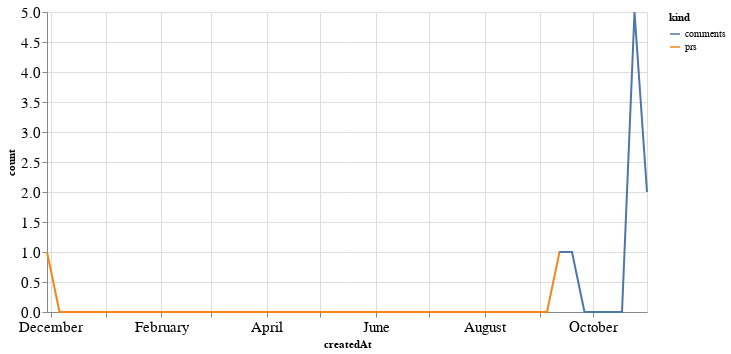

Notebook code for this chart:
### Code cell
alt.Chart(total_time, width=600).mark_line().encode(
    x='createdAt',
    y='count',
    color='kind'
)

### Figure 1 — Vega-Lite specification as saved in the notebook (floating-point values rounded to 4 significant figures)
{"config": {"axisLeft": {"labelFontSize": 15}, "axisBottom": {"labelFontSize": 15}}, "data": {"name": "data-7b78c8d99930aed167c9df9977377267"}, "mark": "line", "encoding": {"color": {"type": "nominal", "field": "kind"}, "x": {"type": "temporal", "field": "createdAt"}, "y": {"type": "quantitative", "field": "count"}}, "width": 600, "$schema": "https://vega.github.io/schema/vega-lite/v4.8.1.json", "datasets": {"data-7b78c8d99930aed167c9df9977377267": [{"createdAt": "2020-11-29T00:00:00", "kind": "prs", "count": 1.0}, {"createdAt": "2020-12-06T00:00:00", "kind": "prs", "count": 0.0}, {"createdAt": "2020-12-13T00:00:00", "kind": "prs", "count": 0.0}, {"createdAt": "2020-12-20T00:00:00", "kind": "prs", "count": 0.0}, {"createdAt": "2020-12-27T00:00:00", "kind": "prs", "count": 0.0}, {"createdAt": "2021-01-03T00:00:00", "kind": "prs", "count": 0.0}, {"createdAt": "2021-01-10T00:00:00", "kind": "prs", "count": 0.0}, {"createdAt": "2021-01-17T00:00:00", "kind": "prs", "count": 0.0}, {"createdAt": "2021-01-24T00:00:00", "kind": "prs", "count": 0.0}, {"createdAt": "2021-01-31T00:00:00", "kind": "prs", "count": 0.0}, {"createdAt": "2021-02-07T00:00:00", "kind": "prs", "count": 0.0}, {"createdAt": "2021-02-14T00:00:00", "kind": "prs", "count": 0.0}, {"createdAt": "2021-02-21T00:00:00", "kind": "prs", "count": 0.0}, {"createdAt": "2021-02-28T00:00:00", "kind": "prs", "count": 0.0}, {"createdAt": "2021-03-07T00:00:00", "kind": "prs", "count": 0.0}, {"createdAt": "2021-03-14T00:00:00", "kind": "prs", "count": 0.0}, {"createdAt": "2021-03-21T00:00:00", "kind": "prs", "count": 0.0}, {"createdAt": "2021-03-28T00:00:00", "kind": "prs", "count": 0.0}, {"createdAt": "2021-04-04T00:00:00", "kind": "prs", "count": 0.0}, {"createdAt": "2021-04-11T00:00:00", "kind": "prs", "count": 0.0}, {"createdAt": "2021-04-18T00:00:00", "kind": "prs", "count": 0.0}, {"createdAt": "2021-04-25T00:00:00", "kind": "prs", "count": 0.0}, {"createdAt": "2021-05-02T00:00:00", "kind": "prs", "count": 0.0}, {"createdAt": "2021-05-09T00:00:00", "kind": "prs", "count": 0.0}, {"createdAt": "2021-05-16T00:00:00", "kind": "prs", "count": 0.0}, {"createdAt": "2021-05-23T00:00:00", "kind": "prs", "count": 0.0}, {"createdAt": "2021-05-30T00:00:00", "kind": "prs", "count": 0.0}, {"createdAt": "2021-06-06T00:00:00", "kind": "prs", "count": 0.0}, {"createdAt": "2021-06-13T00:00:00", "kind": "prs", "count": 0.0}, {"createdAt": "2021-06-20T00:00:00", "kind": "prs", "count": 0.0}, {"createdAt": "2021-06-27T00:00:00", "kind": "prs", "count": 0.0}, {"createdAt": "2021-07-04T00:00:00", "kind": "prs", "count": 0.0}, {"createdAt": "2021-07-11T00:00:00", "kind": "prs", "count": 0.0}, {"createdAt": "2021-07-18T00:00:00", "kind": "prs", "count": 0.0}, {"createdAt": "2021-07-25T00:00:00", "kind": "prs", "count": 0.0}, {"createdAt": "2021-08-01T00:00:00", "kind": "prs", "count": 0.0}, {"createdAt": "2021-08-08T00:00:00", "kind": "prs", "count": 0.0}, {"createdAt": "2021-08-15T00:00:00", "kind": "prs", "count": 0.0}, {"createdAt": "2021-08-22T00:00:00", "kind": "prs", "count": 0.0}, {"createdAt": "2021-08-29T00:00:00", "kind": "prs", "count": 0.0}, {"createdAt": "2021-09-05T00:00:00", "kind": "prs", "count": 0.0}, {"createdAt": "2021-09-12T00:00:00", "kind": "prs", "count": 1.0}, {"createdAt": "2021-09-19T00:00:00", "kind": "prs", "count": 1.0}, {"createdAt": "2021-09-26T00:00:00", "kind": "prs", "count": null}, {"createdAt": "2021-10-03T00:00:00", "kind": "prs", "count": null}, {"createdAt": "2021-10-10T00:00:00", "kind": "prs", "count": null}, {"createdAt": "2021-10-17T00:00:00", "kind": "prs", "count": null}, {"createdAt": "2021-10-24T00:00:00", "kind": "prs", "count": null}, {"createdAt": "2021-10-31T00:00:00", "kind": "prs", "count": null}, {"createdAt": "2020-11-29T00:00:00", "kind": "comments", "count": null}, {"createdAt": "2020-12-06T00:00:00", "kind": "comments", "count": null}, {"createdAt": "2020-12-13T00:00:00", "kind": "comments", "count": null}, {"createdAt": "2020-12-20T00:00:00", "kind": "comments", "count": null}, {"createdAt": "2020-12-27T00:00:00", "kind": "comments", "count": null}, {"createdAt": "2021-01-03T00:00:00", "kind": "comments", "count": null}, {"createdAt": "2021-01-10T00:00:00", "kind": "comments", "count": null}, {"createdAt": "2021-01-17T00:00:00", "kind": "comments", "count": null}, {"createdAt": "2021-01-24T00:00:00", "kind": "comments", "count": null}, {"createdAt": "2021-01-31T00:00:00", "kind": "comments", "count": null}, {"createdAt": "2021-02-07T00:00:00", "kind": "comments", "count": null}, {"createdAt": "2021-02-14T00:00:00", "kind": "comments", "count": null}, {"createdAt": "2021-02-21T00:00:00", "kind": "comments", "count": null}, {"createdAt": "2021-02-28T00:00:00", "kind": "comments", "count": null}, {"createdAt": "2021-03-07T00:00:00", "kind": "comments", "count": null}, {"createdAt": "2021-03-14T00:00:00", "kind": "comments", "count": null}, {"createdAt": "2021-03-21T00:00:00", "kind": "comments", "count": null}, {"createdAt": "2021-03-28T00:00:00", "kind": "comments", "count": null}, {"createdAt": "2021-04-04T00:00:00", "kind": "comments", "count": null}, {"createdAt": "2021-04-11T00:00:00", "kind": "comments", "count": null}, {"createdAt": "2021-04-18T00:00:00", "kind": "comments", "count": null}, {"createdAt": "2021-04-25T00:00:00", "kind": "comments", "count": null}, {"createdAt": "2021-05-02T00:00:00", "kind": "comments", "count": null}, {"createdAt": "2021-05-09T00:00:00", "kind": "comments", "count": null}, {"createdAt": "2021-05-16T00:00:00", "kind": "comments", "count": null}, {"createdAt": "2021-05-23T00:00:00", "kind": "comments", "count": null}, {"createdAt": "2021-05-30T00:00:00", "kind": "comments", "count": null}, {"createdAt": "2021-06-06T00:00:00", "kind": "comments", "count": null}, {"createdAt": "2021-06-13T00:00:00", "kind": "comments", "count": null}, {"createdAt": "2021-06-20T00:00:00", "kind": "comments", "count": null}, {"createdAt": "2021-06-27T00:00:00", "kind": "comments", "count": null}, {"createdAt": "2021-07-04T00:00:00", "kind": "comments", "count": null}, {"createdAt": "2021-07-11T00:00:00", "kind": "comments", "count": null}, {"createdAt": "2021-07-18T00:00:00", "kind": "comments", "count": null}, {"createdAt": "2021-07-25T00:00:00", "kind": "comments", "count": null}, {"createdAt": "2021-08-01T00:00:00", "kind": "comments", "count": null}, {"createdAt": "2021-08-08T00:00:00", "kind": "comments", "count": null}, {"createdAt": "2021-08-15T00:00:00", "kind": "comments", "count": null}, {"createdAt": "2021-08-22T00:00:00", "kind": "comments", "count": null}, {"createdAt": "2021-08-29T00:00:00", "kind": "comments", "count": null}, {"createdAt": "2021-09-05T00:00:00", "kind": "comments", "count": null}, {"createdAt": "2021-09-12T00:00:00", "kind": "comments", "count": 1.0}, {"createdAt": "2021-09-19T00:00:00", "kind": "comments", "count": 1.0}, {"createdAt": "2021-09-26T00:00:00", "kind": "comments", "count": 0.0}, {"createdAt": "2021-10-03T00:00:00", "kind": "comments", "count": 0.0}, {"createdAt": "2021-10-10T00:00:00", "kind": "comments", "count": 0.0}, {"createdAt": "2021-10-17T00:00:00", "kind": "comments", "count": 0.0}, {"createdAt": "2021-10-24T00:00:00", "kind": "comments", "count": 5.0}, {"createdAt": "2021-10-31T00:00:00", "kind": "comments", "count": 2.0}]}}
